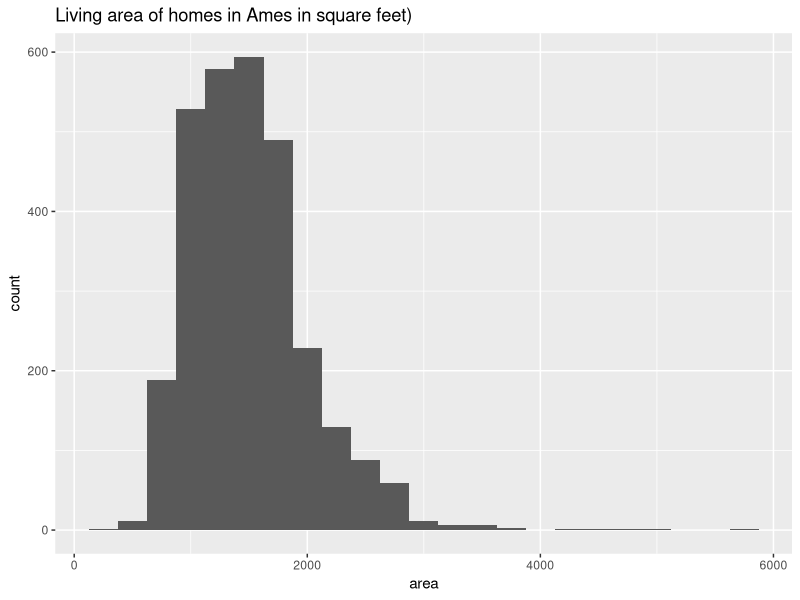
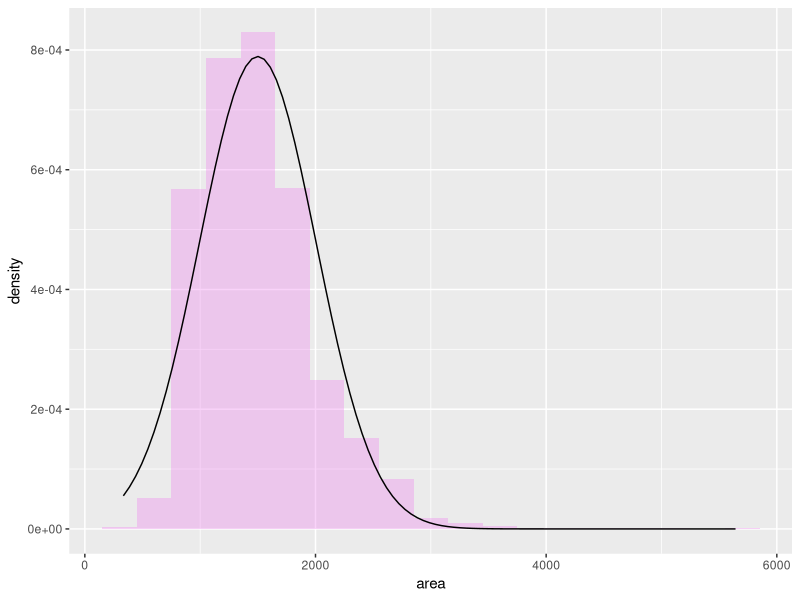
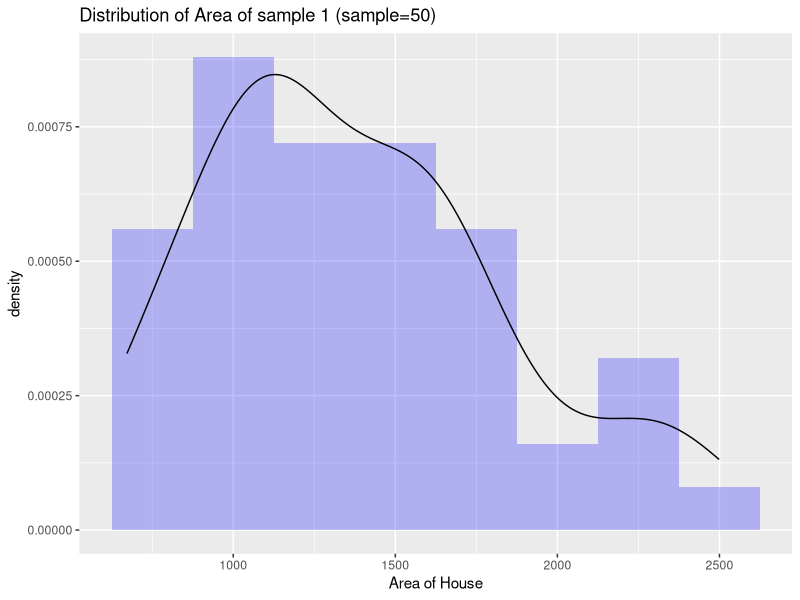
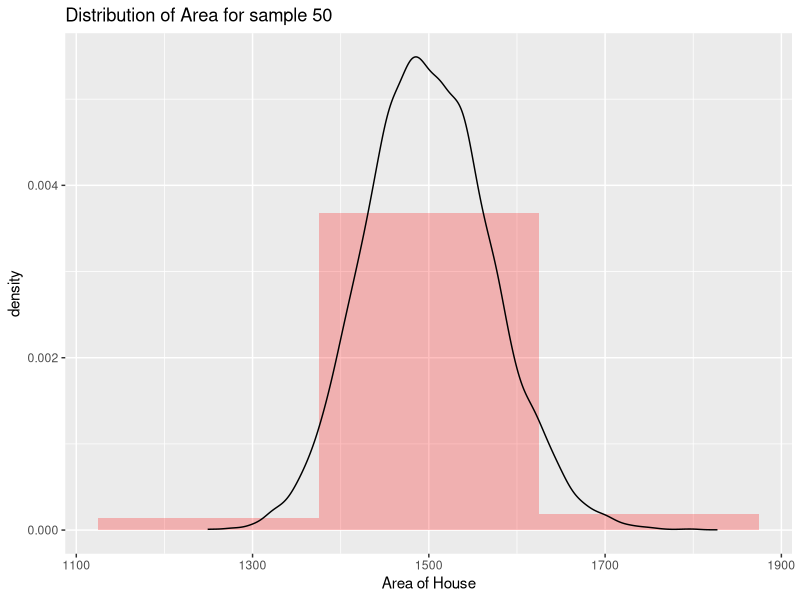
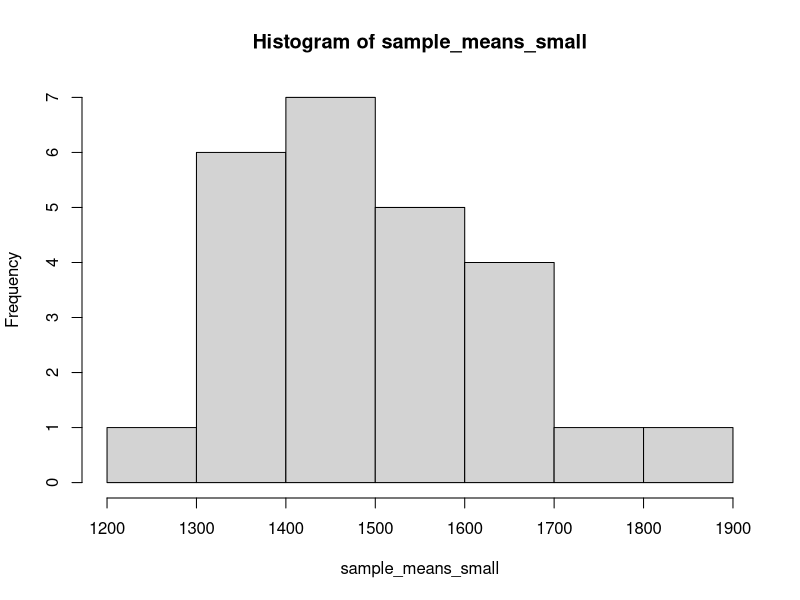
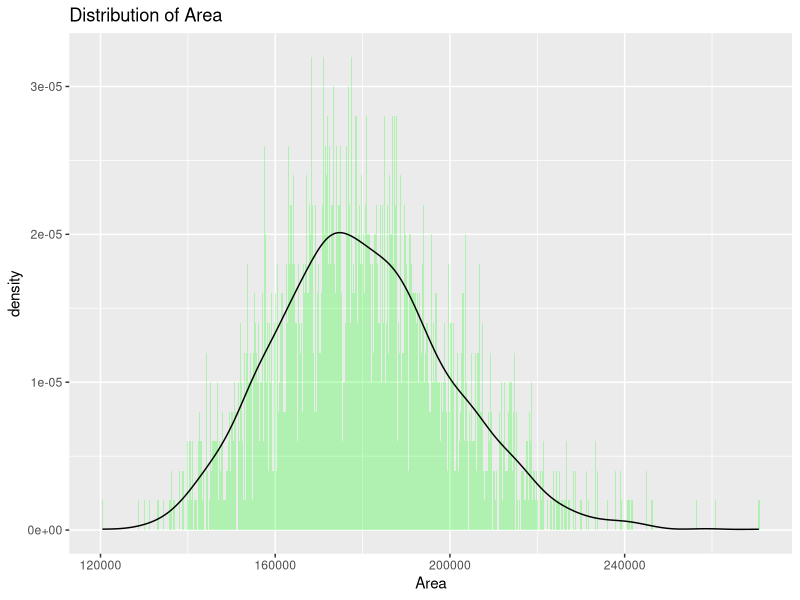
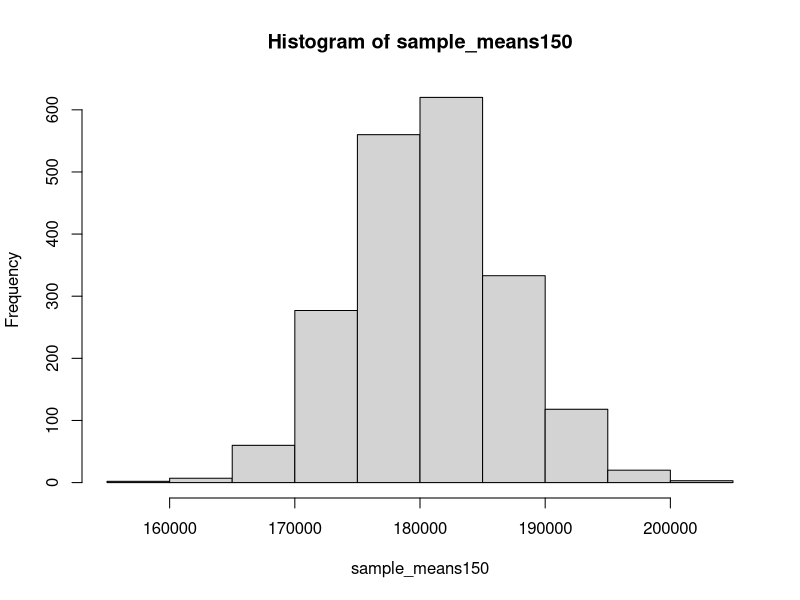

These figures' R source, in order:
## ---- chunk 1

## ---- chunk 2
set.seed(1234)
## ---- chunk 3
library(tidyverse)
library(here)
## ---- chunk 4
ames <- read.csv("ames.csv")
## ---- chunk 5
area <- ames$area
## ---- chunk 6
ggplot(ames) +
         ggtitle("Living area of homes in Ames in square feet)") +
         geom_histogram(aes(x = area), binwidth = 250)
## ---- chunk 7
ggplot(ames, aes(area)) +
         geom_blank() +
         geom_histogram(aes(y = ..density..), alpha = 0.35, fill = "violet", binwidth = 300) +
         stat_function(fun = dnorm, args = c(mean = mean(ames$area), sd = sd(ames$area)), colour = "black")
## ---- chunk 8
samp1 <- ames %>%
  sample_n(size = 50)
## ---- chunk 9
samp1 %>% 
  ggplot(aes(area))+
  geom_histogram(aes(y = ..density..), alpha = 0.25,  binwidth = 250, fill = "Blue")+
  geom_density()+
  theme_replace()+
  labs(
    title = "Distribution of Area of sample 1 (sample=50)",
    x = "Area of House"
  )
## ---- chunk 10
samp1 %>%
  summarise(mean = mean(area), pop_med = median(area), 
            sd = sd(area), pop_iqr = IQR(area),
            pop_min = min(area), pop_max = max(area),
            pop_q1 = quantile(area, 0.25),  # first quartile, 25th percentile
            pop_q3 = quantile(area, 0.75))  # third quartile, 75th percentile
## ---- chunk 11
samp1 %>%
  summarise(mean_samp1 = mean(area))
## ---- chunk 12
ames %>%
  summarize(mean_ames = mean(area)
  )
## ---- chunk 13
samp2 <- ames %>%
  sample_n(size = 50)
## ---- chunk 14
samp2 %>%
  summarise(samp2_mean = mean(area))
## ---- chunk 15
sample_means50 <- tibble(sample_means = 
                           replicate(15000, 
                                     mean(sample(ames$area, 50,replace = TRUE))))  
## ---- chunk 16
samp_100 = sample_n(ames, 100)

samp_1000 = sample_n(ames,1000)

samp_100 %>%
  summarize(samp_100_mu = mean(area)
  )

## ---- chunk 17
samp_1000 %>%
  summarize(samp_1000 = mean(area)
  )
## ---- chunk 18
sample_means50 %>% 
  ggplot(aes(sample_means))+
  geom_histogram(aes(y = ..density..), alpha = 0.25,  binwidth = 250, fill = "red")+
  geom_density()+
  theme_replace()+
  labs(
    title = "Distribution of Area for sample 50",
    x = "Area of House"
  )
## ---- chunk 19
sample_means50 %>%
  summary(sample_means50)
## ---- chunk 20
sample_means_small <- rep(0, 25)

for(i in 1:25){
   samp <- sample(area, 10)
   sample_means_small[i] <- mean(samp)
}
## ---- chunk 21
hist(sample_means_small)
## ---- chunk 22
sample_means_10 <- tibble(sample_means = 
                           replicate(5000, 
                                     mean(sample(ames$area, 10,replace = TRUE)))) 

## ---- chunk 23
summary(sample_means_10)
## ---- chunk 24
sample_means50 <- tibble(sample_means = 
                           replicate(5000, 
                                     mean(sample(ames$area, 50,replace = TRUE)))) 
## ---- chunk 25
summary(sample_means50)
## ---- chunk 26
sample_means100 <- tibble(sample_means = 
                           replicate(5000, 
                                     mean(sample(ames$area, 100,replace = TRUE)))) 
## ---- chunk 27
summary(sample_means100)
## ---- chunk 28
sample_means30 <- tibble(sample_means = 
                           replicate(250, 
                                     mean(sample(ames$area, 30,replace = TRUE)))) 
## ---- chunk 29
summary(sample_means30)
## ---- chunk 30
price <- ames$price
## ---- chunk 31
samp1_price <- sample(price, size = 15)
samp1_price_mean <- mean(samp1_price)
samp1_price_mean
## ---- chunk 32
sample_means15 <- tibble(sample_means = 
                           replicate(2000, 
                                     mean(sample(ames$price, 15,replace = TRUE))))
## ---- chunk 33
sample_means15 %>% 
  ggplot(aes(sample_means))+
  geom_histogram(aes(y = ..density..), alpha = 0.25,  binwidth = 250, fill = "green")+
  geom_density()+
  theme_replace()+
  labs(
    title = "Distribution of Area",
    x = " Area "
  )
## ---- chunk 34
price_summary_sample_means15 <- summary(sample_means15)
price_summary_sample_means15
## ---- chunk 35
sample_means150 <- rep(NA, 2000)

for(i in 1:2000){
   samp <- sample(price, size = 150)
   sample_means150[i] <- mean(samp)
   }
## ---- chunk 36
hist(sample_means150)
## ---- chunk 37
price_summary_sample_means150 <- summary(sample_means150)
price_summary_sample_means150
